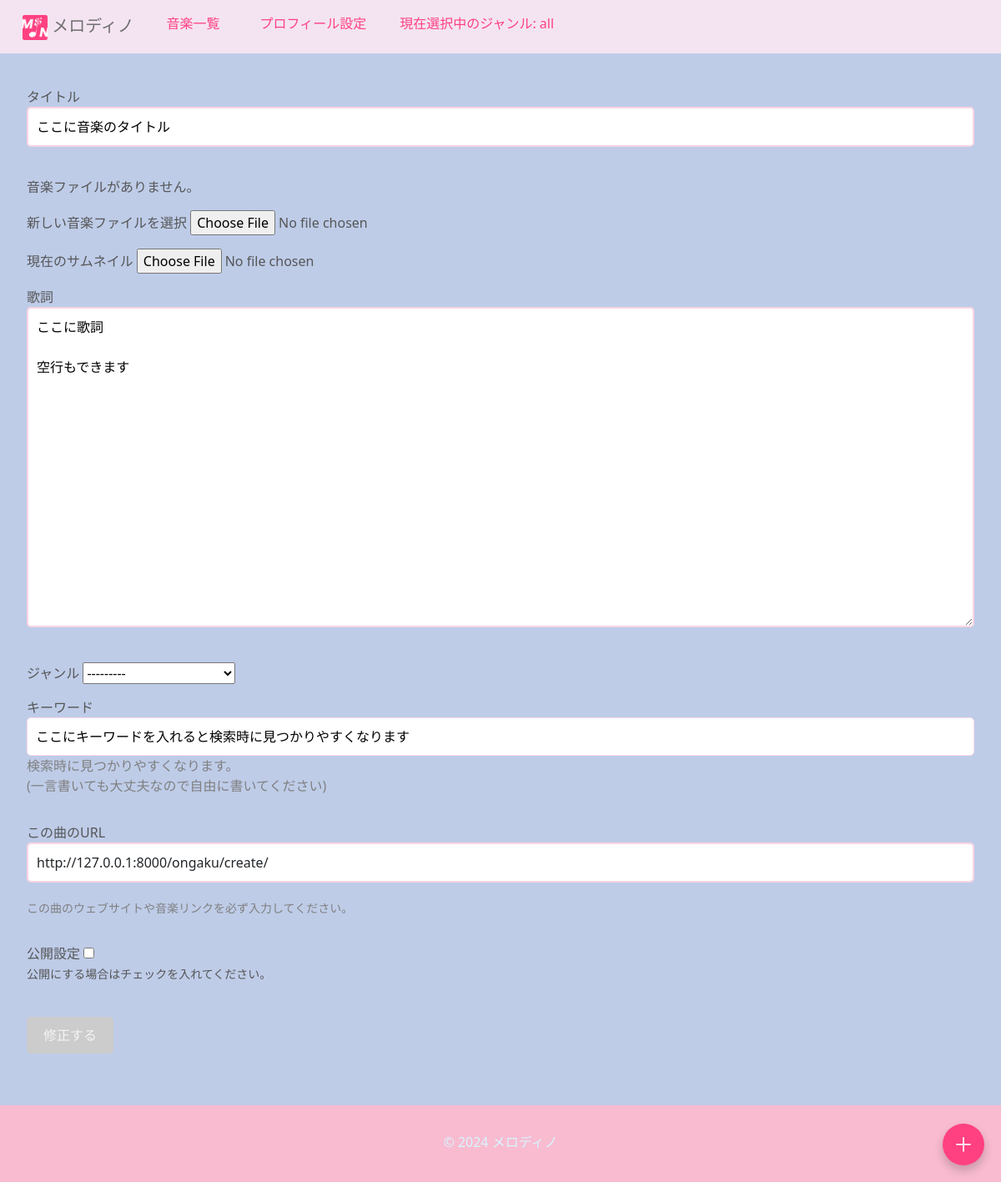
The page /ongaku/1/update/ (signed in) on the database as committed earlier.
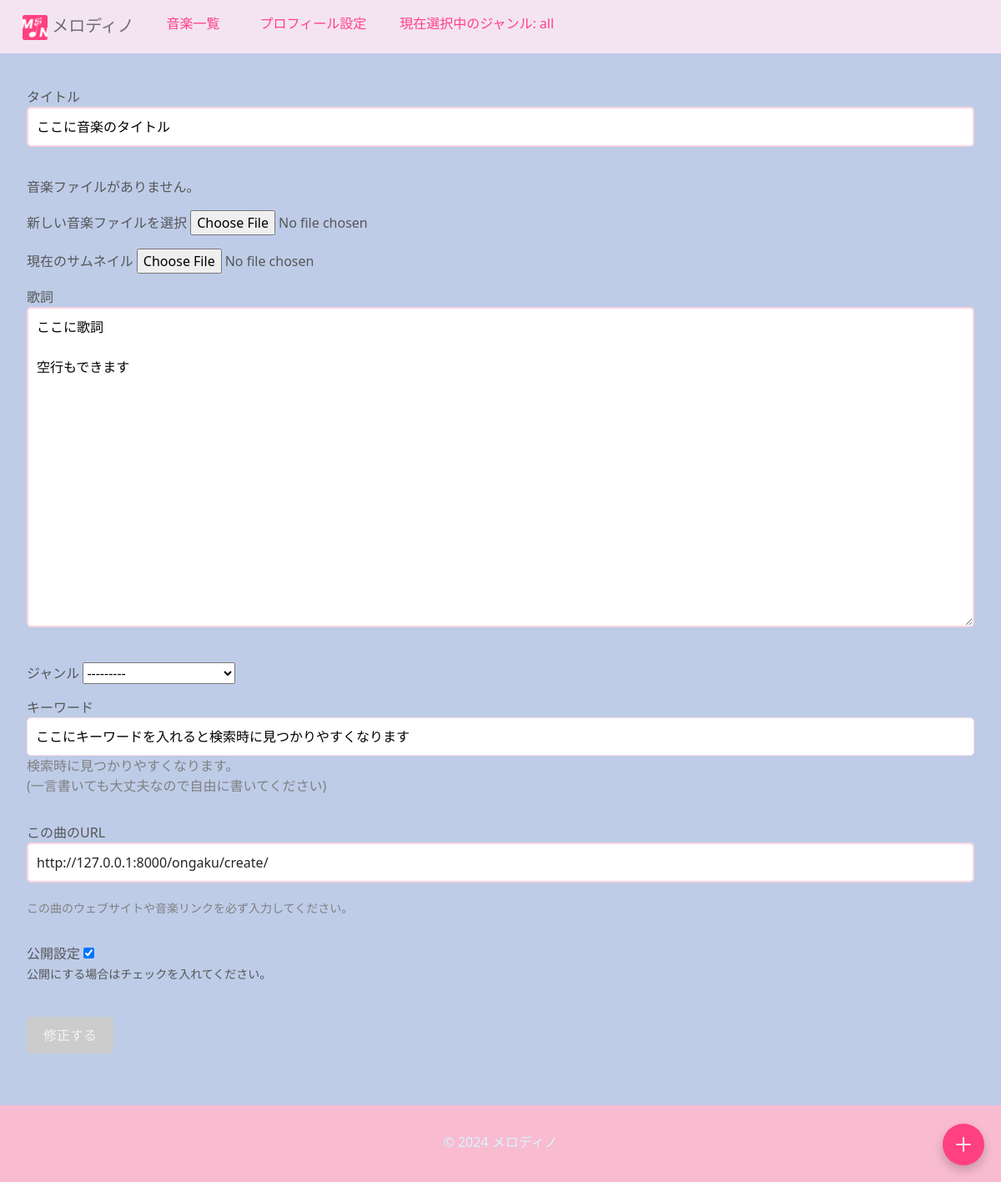
The same page on the database as committed later.
### ongaku/models.py (models this page shows, shortened)
class Ongaku(models.Model):
    title = models.CharField(max_length=70, verbose_name="タイトル")
    text = models.TextField(blank=True, default="", verbose_name="説明")
    audio_file = models.FileField(upload_to='music/', null=True, blank=True, verbose_name="音楽ファイル")
    thumbnail = models.ImageField(null=True, blank=True, verbose_name="サムネイル")
    category = models.CharField(
        max_length=200, choices=CATEGORY, null=True, blank=True, verbose_name="カテゴリー"
    )
    custom_category = models.CharField(
        max_length=150,
        blank=True,
        help_text="検索時に見つかりやすくなります。",
        verbose_name="カスタムカテゴリー"
    )
    user = models.ForeignKey(User, on_delete=models.CASCADE, related_name='songs', verbose_name="ユーザー")
    search_count = models.IntegerField(default=0, verbose_name="検索回数")
    play_count = models.IntegerField(default=0, verbose_name="再生回数")
    is_public = models.BooleanField(default=False, verbose_name="公開設定")  # 公開/非公開設定
    created_at = models.DateTimeField(auto_now_add=True, verbose_name="作成日時")  # 投稿日
    ongaku_url = models.URLField(blank=False, null=False, verbose_name="音楽URL")
    favorites = models.ManyToManyField(User, related_name='favorite_songs', blank=True, verbose_name="お気に入り")
    favorited_by = models.ManyToManyField(
        'UserProfile',  # ユーザー情報が保存されているモデル
        related_name='favorite_songs',
        blank=True,
        verbose_name="お気に入りユーザー"
    )
    order = models.PositiveIntegerField(default=0, verbose_name="順序")
    class Meta:
        ordering = ['order']

### ongaku/views.py (the view, shortened to what this page needs)
# urls.py: path('ongaku/<int:pk>/update/', views.UpdateOngakuView.as_view(), name='update-ongaku'),
class UpdateOngakuView(LoginRequiredMixin, UpdateView):
    model = Ongaku
    fields = ('title', 'text', 'thumbnail', 'category', 'audio_file', 'custom_category', 'ongaku_url', 'is_public')
    template_name = 'ongaku/ongaku_update.html'
    def get_object(self, queryset=None):
        obj = super().get_object(queryset)
        if obj.user != self.request.user:
            raise PermissionDenied
        return get_object_or_404(Ongaku, pk=self.kwargs['pk'])

### ongaku/templates/ongaku/ongaku_update.html (shortened to what this page needs)
{% extends 'base.html' %}
{% block content %}
    <form method="POST" enctype="multipart/form-data">
        <div class="p-2">
            <label for="title">タイトル</label>
            {{ form.title }}
        </div>
        <div class="p-2">
            {% if form.instance.audio_file %}
                <p>現在の音楽ファイル:</p>
                <audio controls>
                    <source src="{{ form.instance.audio_file.url }}" type="audio/mpeg">
                    お使いのブラウザは音声再生に対応していません。
                </audio>
            {% else %}
                <p>音楽ファイルがありません。</p>
            {% endif %}
            <label for="id_audio_file">新しい音楽ファイルを選択</label>
            <input type="file" name="audio_file">
        </div>
        <div class="p-2">
            <label for="thumbnail">現在のサムネイル</label>
            {{ form.thumbnail }}
        </div>
        <div class="p-2">
            <label for="id_text">歌詞</label>
            <div>
                <textarea id="id_text" name="text" rows="15" cols="45%">{{ form.text.value }}</textarea>
            </div>
        </div>
        <div class="p-2">
            <label for="category">ジャンル</label>
            {{ form.category }}
        </div>
        <div class="p-2">
            <label for="category">キーワード</label>
            {{ form.custom_category }}
            <span><p style="color: gray;">検索時に見つかりやすくなります。<br>(一言書いても大丈夫なので自由に書いてください)</p></span>
        </div>
        <div class="form-group p-2">
            <label for="ongaku_url">この曲のURL</label>
            <input type="url" name="ongaku_url" id="ongaku_url" class="form-control font-weight-bold text-dark" value="{{ form.ongaku_url.value|default:'' }}">
            <small><p style="color: gray;">この曲のウェブサイトや音楽リンクを必ず入力してください。</p></small>
        </div>
        <div class="p-2">
            <label for="is_public">公開設定</label>
            {{ form.is_public }}
            <div>
                <small>公開にする場合はチェックを入れてください。</small>
            </div>
        </div>
        <div class="p-2">
            <button type="submit" class="mt-4" value="修正する">修正する</button>
        </div>
    </form>
{% endblock %}

Rows that differ between the two databases and show on the page:
changed Ongaku "ここに音楽のタイトル": is_public "☐" → "☑"
